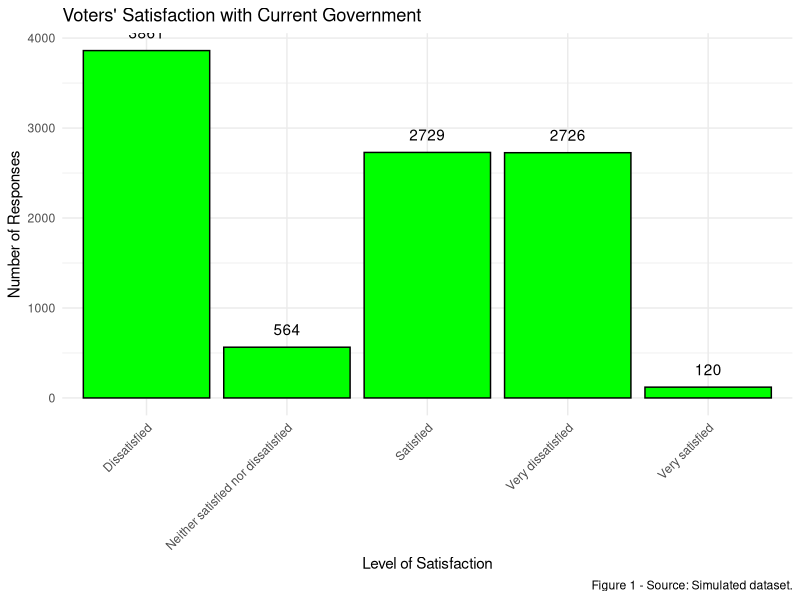
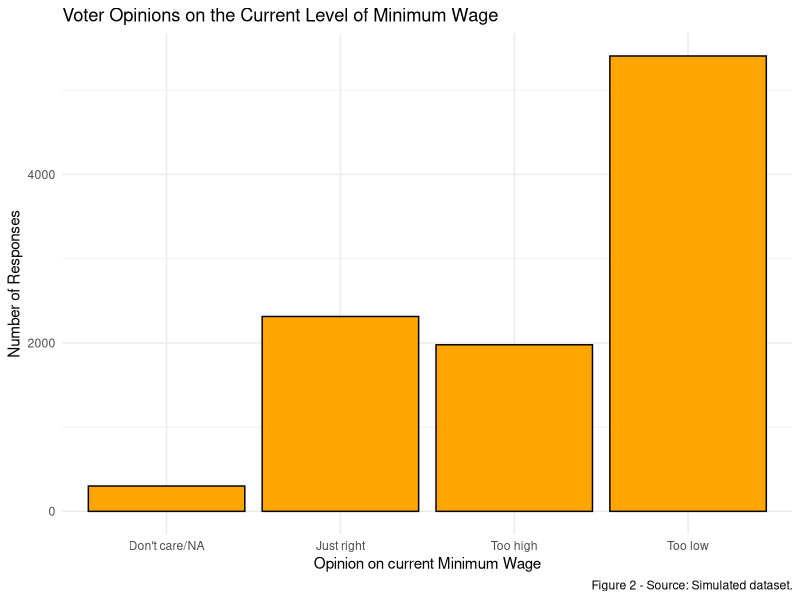
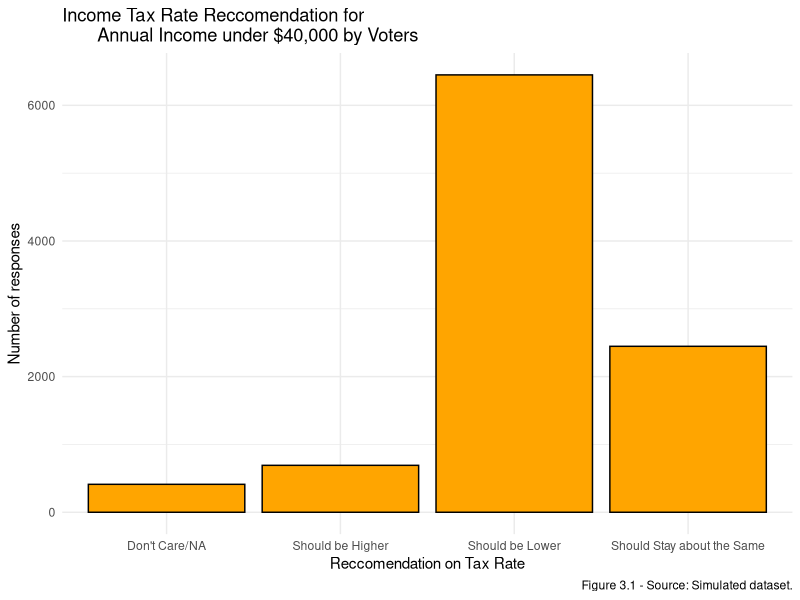
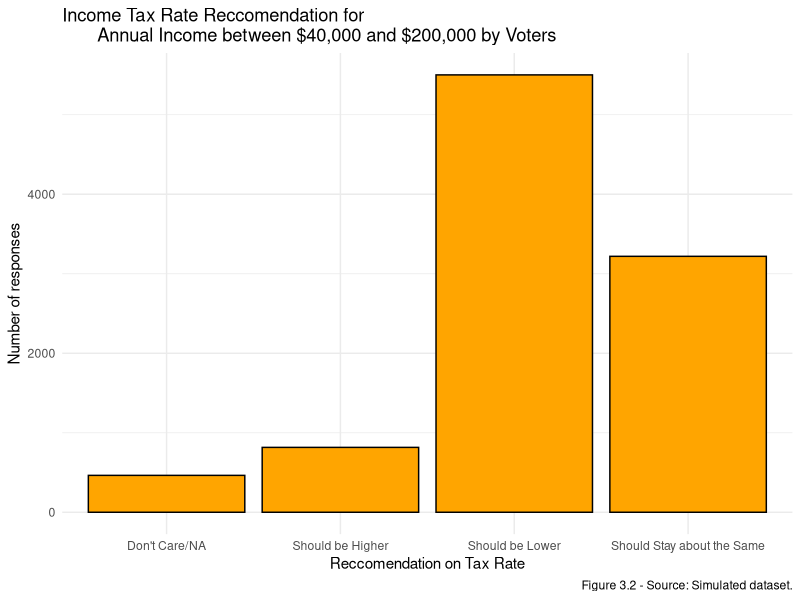
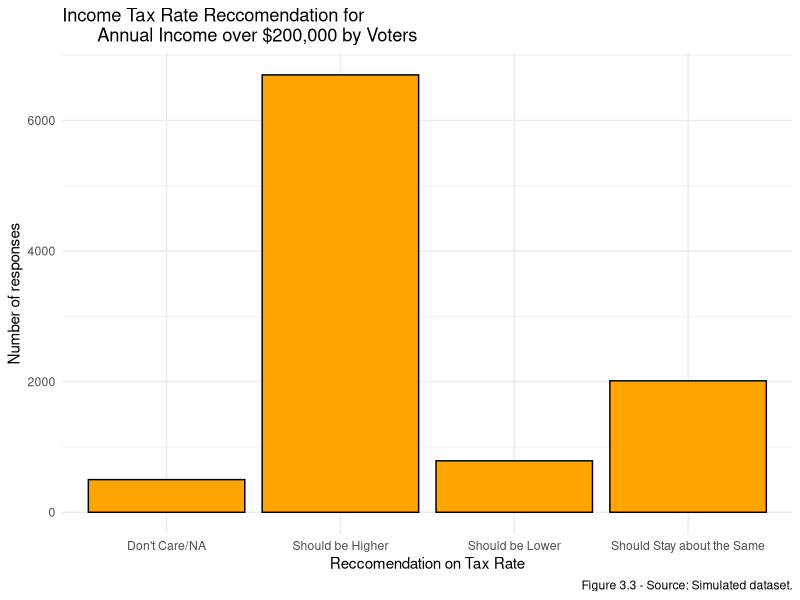
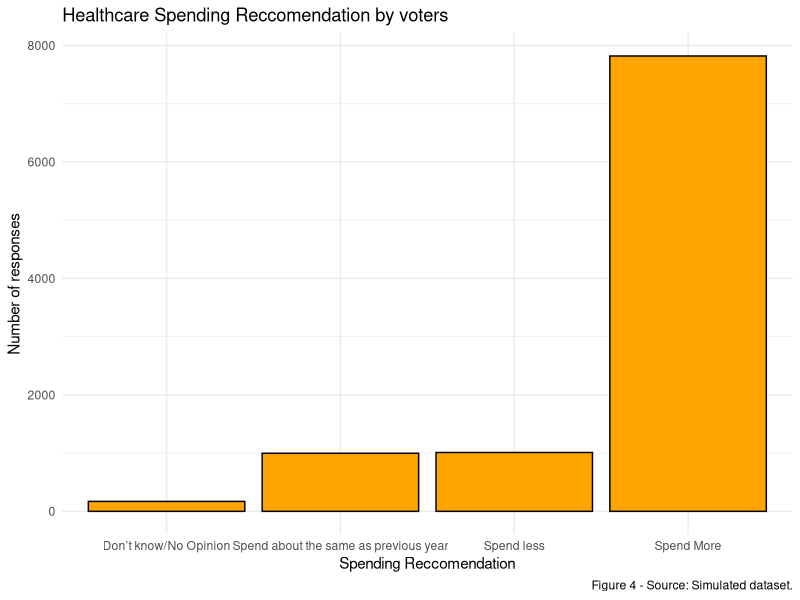
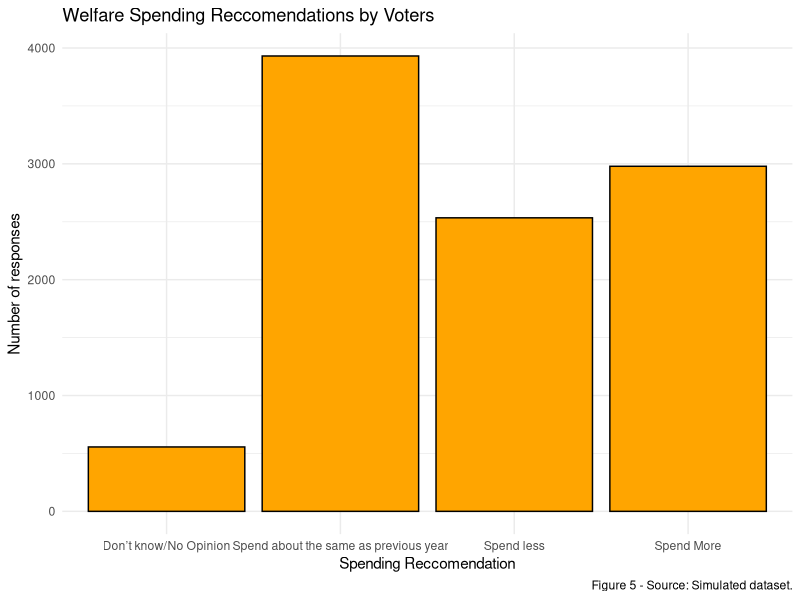
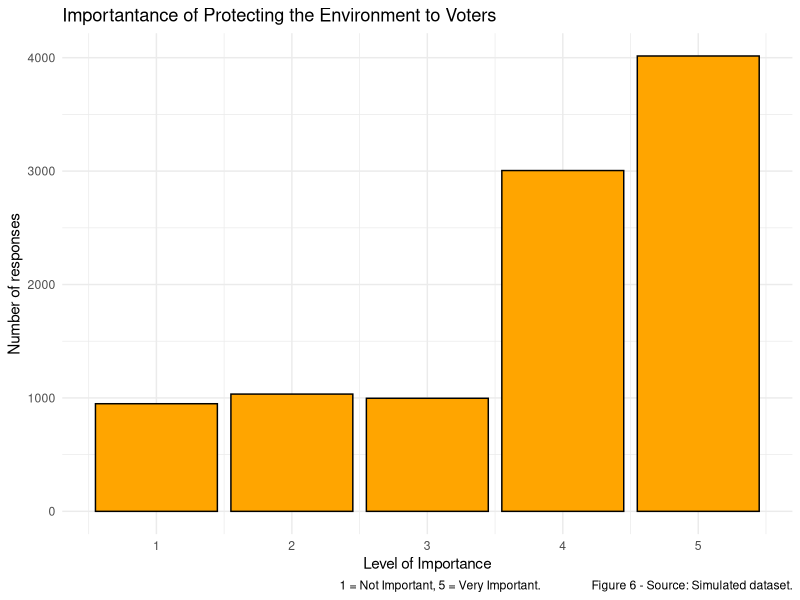

Write the R code that produced these figures, in order.
## ---- chunk 1
knitr::opts_chunk$set(echo = TRUE)
## ---- chunk 2
# The main focus of this code is to first, generate a sample frame of 1,000,000 responses to our survey, next we take a sample of 5,000 of these responses which we will analyze. In a series of Bar Graphs this code shows how our 5,000 respondent sample would respond if actually given our survey.
## ---- chunk 3
# Loading in Required Packages
library(tidyverse)
## ---- chunk 4
#This code chunk is what designs our main survey dataset
set.seed(314)
pop <- 11796032
survey_size <- 1000000
my_data2 <- tibble(
# Simulation for question "What is your age".
  Age = sample(x = 
                 c("18 to 24", "25 to 34", "35 to 44", 
                 "45 to 54", "55 to 64", "65 to 74",
                   "75+", "Prefer not to say")
               ,size = survey_size,replace = TRUE,
               prob = c(0.11, 0.152, 0.15, 0.18, 0.165,
                           0.11, 0.112, 0.02)),
# Simulation for question "How likely are you to vote in the upcoming election?".
  Likelyhood_Vote =sample(x = c("Very likely", "Likely",
                     "Unlikely", "Very Unlikely",
                     "Don't Know/Prefer Not to answer"),
               size = survey_size, replace = TRUE,
               prob = c(0.375, 0.375, 0.115, 0.115, 0.02)),

# Simulation for question "How satisfied are you with the current operation of the Ontario government?".
  Current_Gov =sample(x = c("Very satisfied", "Satisfied",
                     "Neither satisfied nor dissatisfied", 
                     "Dissatisfied", "Very dissatisfied"),
               size = survey_size, replace = TRUE,
               prob = c(0.01, 0.25, 0.05, 0.35, 0.25)),

# Simulation for question "What is your opinion on the Minimum Wage rate in the Province?".
  Min_Wage =sample(x = c("Too high", "Just right",
                     "Too low", "Don't care/NA"),
               size = survey_size, replace = TRUE,
               prob = c(0.20, 0.23, 0.54, 0.03)),

# Simulation for question "In your opinion, taxes for those with an income".
# Income less than $40,000.
  Taxes_low =sample(x = c("Should be Higher","Should Stay about the Same",
                     "Should be Lower", "Don't Care/NA"),
                     size = survey_size, replace = TRUE, 
                     prob = c(0.07, 0.24, 0.65, 0.04)),
# Income between $40,000 and $200,000.
  Taxes_mid =sample(x = c("Should be Higher", "Should Stay about the Same",
                     "Should be Lower", "Don't Care/NA"),
                     size = survey_size, replace = TRUE,
                     prob = c(0.08, 0.32, 0.55, 0.05)),
#Income greater than $200,000.
  Taxes_high = sample(x = c("Should be Higher", "Should Stay about the Same",
                     "Should be Lower", "Don't Care/NA"),
                     size = survey_size, replace = TRUE,
                     prob = c(0.67, 0.2, 0.08, 0.05)),

# Simulation for question "On a scale from 1 to 5, how important do you think the preservation of Ontario's environment is?".
  Environment =sample(x = c(1:5),
               size = survey_size, replace = TRUE,
               prob = c(0.1, 0.1, 0.1, 0.3, 0.4)),

# Simulation for question "How much money would you like to see go toward benefiting those on welfare?".
  Welfare =sample(x = c("Spend More", "Spend less",
                           "Spend about the same as previous year",
                            "Don’t know/No Opinion"),
               size = survey_size, replace = TRUE,
               prob = c(0.3, 0.25, 0.4, 0.05)),

#Simulation for question "How much money should be spent on Healthcare facilities in Ontario?".
  Healthcare =sample(x = c("Spend More", "Spend less",
                           "Spend about the same as previous year",
                            "Don’t know/No Opinion"),
                     size = survey_size, replace = TRUE,
                     prob = c(0.78, 0.10, 0.10, 0.02)),

# Simulation for question "What do you think about the current price of hydroelectricity in Ontario?". 
 Hydro =sample(x = c("Too expensive", "Too cheap",
                           "Fairly priced", "No Opinion"),
                     size = survey_size, replace = TRUE,
                     prob = c(0.75, 0.08, 0.15, 0.02)),

# Simulation for question "Through what avenue do you most judge a political candidate?". 
  Gather_info =sample(x = c("Candidate address and speeches", "Online news sources",
                        "TV", "Newspaper articles", "Social Media", "Other"),
                     size = survey_size, replace = TRUE,
                     prob = c(0.1, 0.25, 0.36, 0.5, 0.37, 0.03)),
)
## ---- chunk 5
set.seed(314)
my_data <- sample_n(my_data2, 10000)
head(my_data)
## ---- chunk 6
# Bar Graph for question "How satisfied are you with the current operation of the Ontario government?"
my_data %>%
  ggplot(aes(x = Current_Gov)) + 
  geom_bar(color = 'black', fill = 'Green') + 
  labs(title = "Voters' Satisfaction with Current Government", 
       x = "Level of Satisfaction", 
       y = "Number of Responses",
       caption = "Figure 1 - Source: Simulated dataset.") + 
  theme_minimal() + 
  geom_text(stat='count', aes(label=..count..), vjust=-1) + theme(axis.text.x=element_text(angle=45,hjust=1))
## ---- chunk 7
#Bar graph for question "What is your opinion on the Minimum Wage rate in the Province"
my_data %>%
  ggplot(aes(x = Min_Wage)) + 
  geom_bar(color = 'black',fill = "orange") + labs(title="Voter Opinions on the Current Level of Minimum Wage",
       x = "Opinion on current Minimum Wage",
       y = "Number of Responses",
       caption = "Figure 2 - Source: Simulated dataset.") +
  theme_minimal()
## ---- chunk 8
# Bar plot for question "In your opinion, taxes for those with an income:Less than $40,000"
my_data %>%
  ggplot(aes(x = Taxes_low)) + 
  geom_bar(color = 'black',fill = "orange") + 
  labs(title="Income Tax Rate Reccomendation for 
       Annual Income under $40,000 by Voters",
       x = "Reccomendation on Tax Rate",
       y = "Number of responses",
       caption = "Figure 3.1 - Source: Simulated dataset.") +
  theme_minimal()
## ---- chunk 9
#Bar plot for question "In your opinion, taxes for those with an income:Between $40,000 and $200,000"
my_data %>%
  ggplot(aes(x =Taxes_mid )) + 
  geom_bar(color = 'black',fill = "orange") +
  labs(title="Income Tax Rate Reccomendation for 
       Annual Income between $40,000 and $200,000 by Voters",
       x = "Reccomendation on Tax Rate",
       y = "Number of responses",
       caption = "Figure 3.2 - Source: Simulated dataset.") +
  theme_minimal()
## ---- chunk 10
# Bar plot for question"In your opinion, taxes for those with an income:Greater than $200,000"
my_data %>%
  ggplot(aes(x = Taxes_high )) + 
  geom_bar(color = 'black',fill = "orange") + 
  labs(title="Income Tax Rate Reccomendation for 
       Annual Income over $200,000 by Voters",
        x = "Reccomendation on Tax Rate",
        y = "Number of responses",
        caption = "Figure 3.3 - Source: Simulated dataset.") +
  theme_minimal()
## ---- chunk 11
#Bar plot for question "How much money should be spent on Healthcare in Ontario?"
my_data %>%
  ggplot(aes(x = Healthcare)) + 
  geom_bar(color = 'black',fill = "orange") +
  labs(title="Healthcare Spending Reccomendation by voters",
         x = "Spending Reccomendation", 
         y = "Number of responses",
         caption = "Figure 4 - Source: Simulated dataset.") + 
  theme_minimal()
## ---- chunk 12
# Bar plot for question "How much money would you like to see go toward benefiting those on welfare"
my_data %>%
  ggplot(aes(x = Welfare)) + 
  geom_bar(color = 'black',fill = "orange") + 
  labs(title="Welfare Spending Reccomendations by Voters",
       x = "Spending Reccomendation",
       y = "Number of responses",
       caption = "Figure 5 - Source: Simulated dataset.") +
  theme_minimal()
## ---- chunk 13
# Bar plot for question "On a scale from 1 to 5, how important do you think the preservation of Ontario's environment is?"
my_data %>%
  ggplot(aes(x = Environment)) + 
  geom_bar(color = 'black',fill = "orange") + 
  labs(title="Importantance of Protecting the Environment to Voters",
       x = "Level of Importance",
       y = "Number of responses",
       caption = "1 = Not Important, 5 = Very Important.                 Figure 6 - Source: Simulated dataset.") +
  theme_minimal()
## ---- chunk 14
# Bar plot for the question "What do you think about the current cost of hydroelectricity?"
my_data %>%
  ggplot(aes(x = Hydro)) + 
  geom_bar(color = 'black',fill = "orange") + 
  labs(title="Opinions on current Hydroelectricity Prices in Ontario",
       x = "Opinion",
       y = "Number of responses",
       caption = "Figure 7 - Source: Simulated dataset.") +
  theme_minimal()
## ---- chunk 15
#Bar plot for the question "Through what avenue do you most judge a political candidate?"
my_data %>%
  ggplot(aes(x = Gather_info)) + 
  geom_bar(color = 'black',fill = "orange") + 
  labs(title="Oulets that voters use most to judge a candidate",
       x = "Media Outlets",
       y = "Number of responses",
       caption = "Figure 8 - Source: Simulated dataset.") + 
  theme_minimal()
